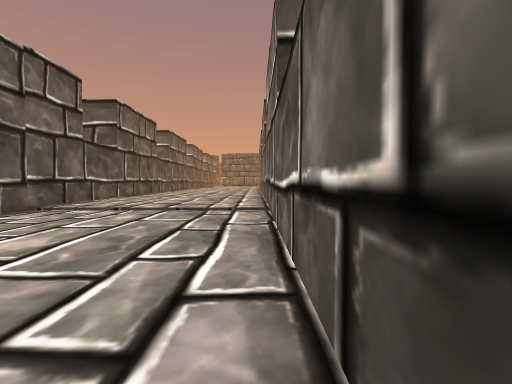
[1] (above)

16 first-person views from a walk through a scene from a Unity 3-D project. The camera is 0.68 m above the floor, tilts 2° down and sees 80° across. The floor is counted in squares, 1 m on a side. Each view is taken from the middle of a square. On the plan, view 1 faces up. The plan holds only what a view shows up to about 10 squares ahead; the rest is blank. The place goes on beyond the plan. Some animated figures are not drawn.

[2]
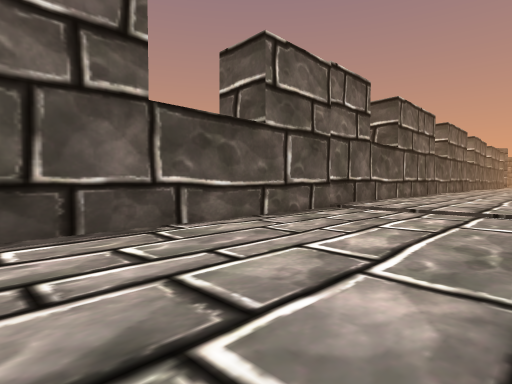

[3]
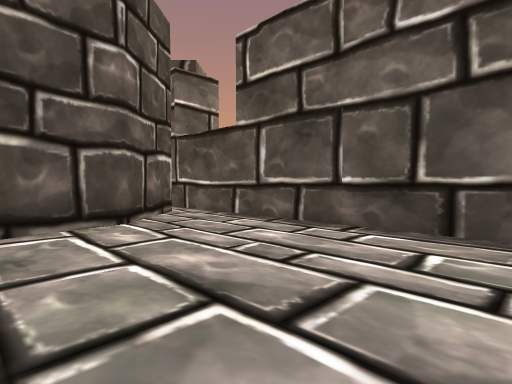

[4]
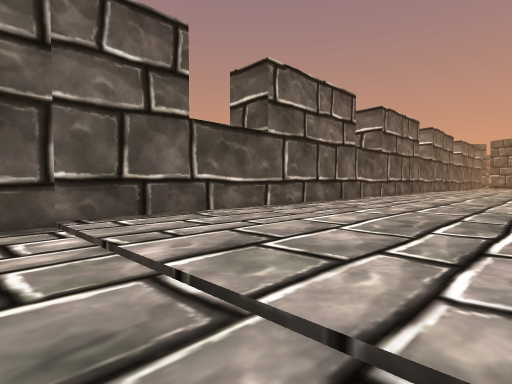

[5]
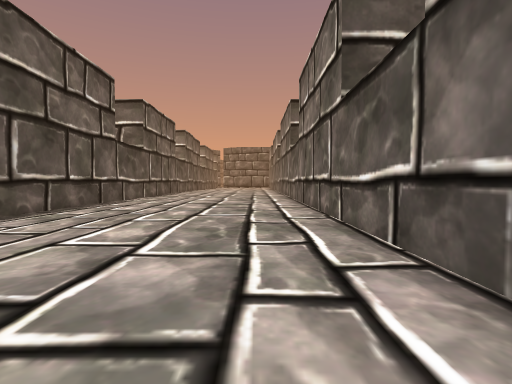

[6]
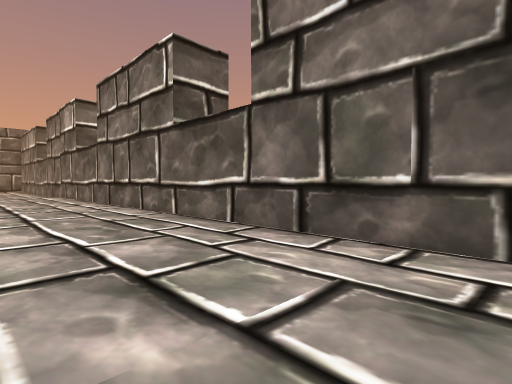

[7]
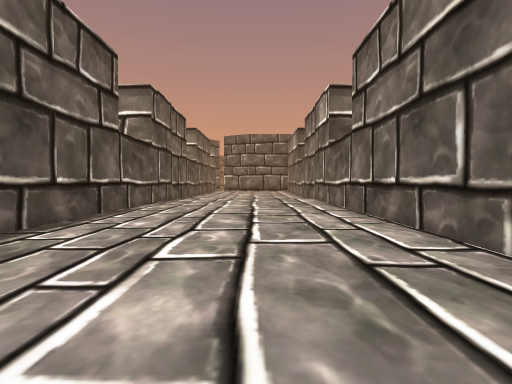

[8]
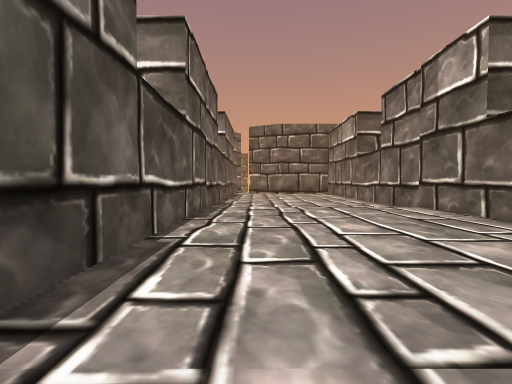

[9]
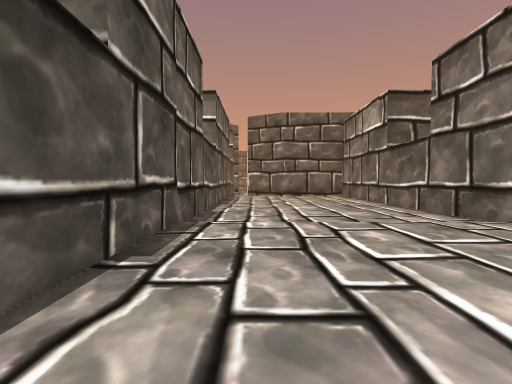

[10]
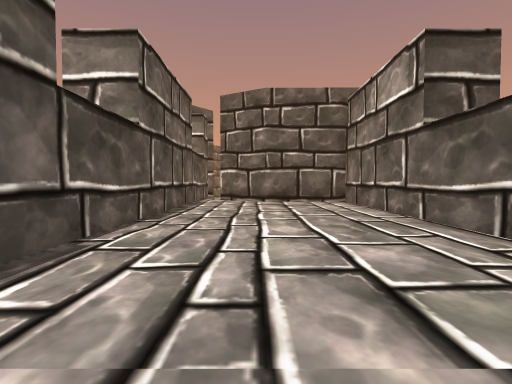

[11]
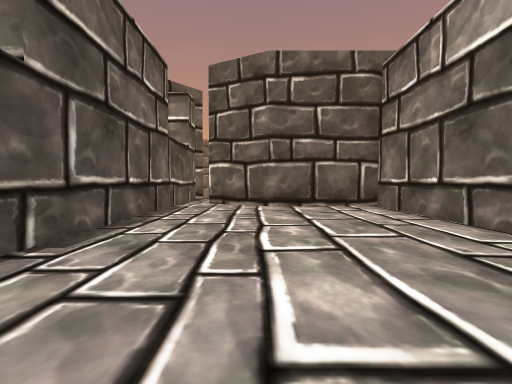

[12]
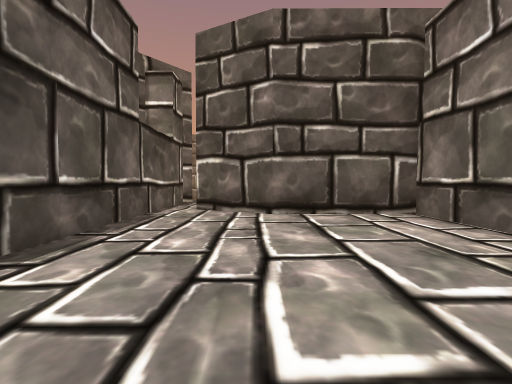

[13]
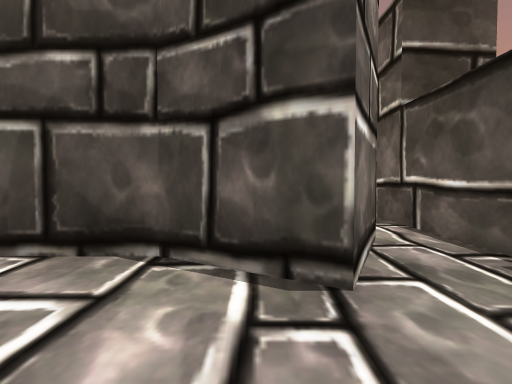

[14]
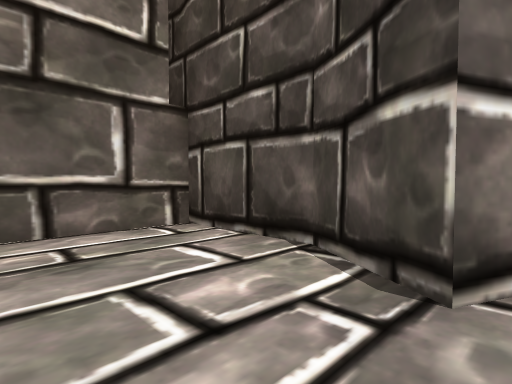

[15]
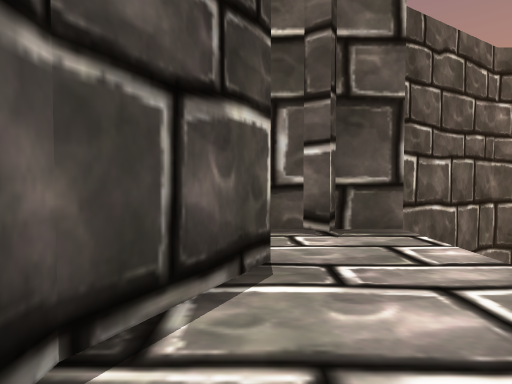

[16]
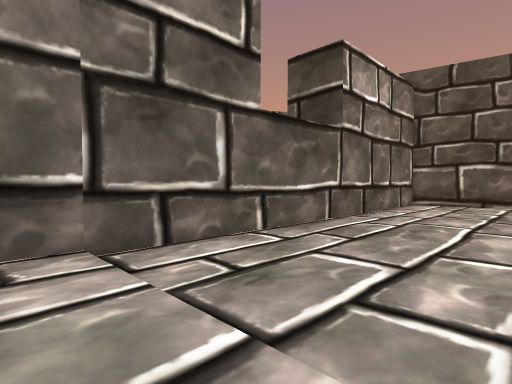

### Floor plan
Points are (right, up) in squares from view 1. A wall is a line through its corners. A room is listed if a view was taken in it or the views show most of it. See-through windows are left out.
Room 1 (views 1, 2, 3, 4, 5, 6, 7, 8, 9, 10, 11, 12, 16)
walls: (-5.3, 17) (-5.3, -5.6); (-5.3, 38.5) (-5.3, 19.9); (-4.5, -4.2) (-3, -2.9) (0.3, -2.3) (0.3, 38.3) (-2.6, 38.3) (-4.4, 39.4)
ways out: opening at (-5, 39) to room 2
Room 2 (views 13, 14, 15)
walls: (-5, 42.1) (-5.3, 41.7) (-5.3, 38.5); (-5.3, 43.1) (-5.3, 42.1); (-4.4, 39.4) (-3.6, 41.1) (-2.1, 40.3) (0.3, 40.2) (0.3, 42.8); (-8.1, 45.5) (-7.2, 44)
ways out: opening at (-5, 39) to room 1; gap at (1, 43)

Positions as (right, up) in squares from view 1, and headings:
1: (0, 0), facing up
2: (-1, 0), facing up-left
3: (-1, 2), facing down-left
4: (0, 6), facing up-left
5: (-1, 7), facing up
6: (-3, 13), facing up-right
7: (-2, 16), facing up
8: (-4, 20), facing up
9: (-4, 23), facing up
10: (-3, 27), facing up
11: (-3, 30), facing up
12: (-3, 32), facing up
13: (-3, 43), facing down
14: (-4, 43), facing down-right
15: (-1, 41), facing left
16: (-3, 8), facing down-right
